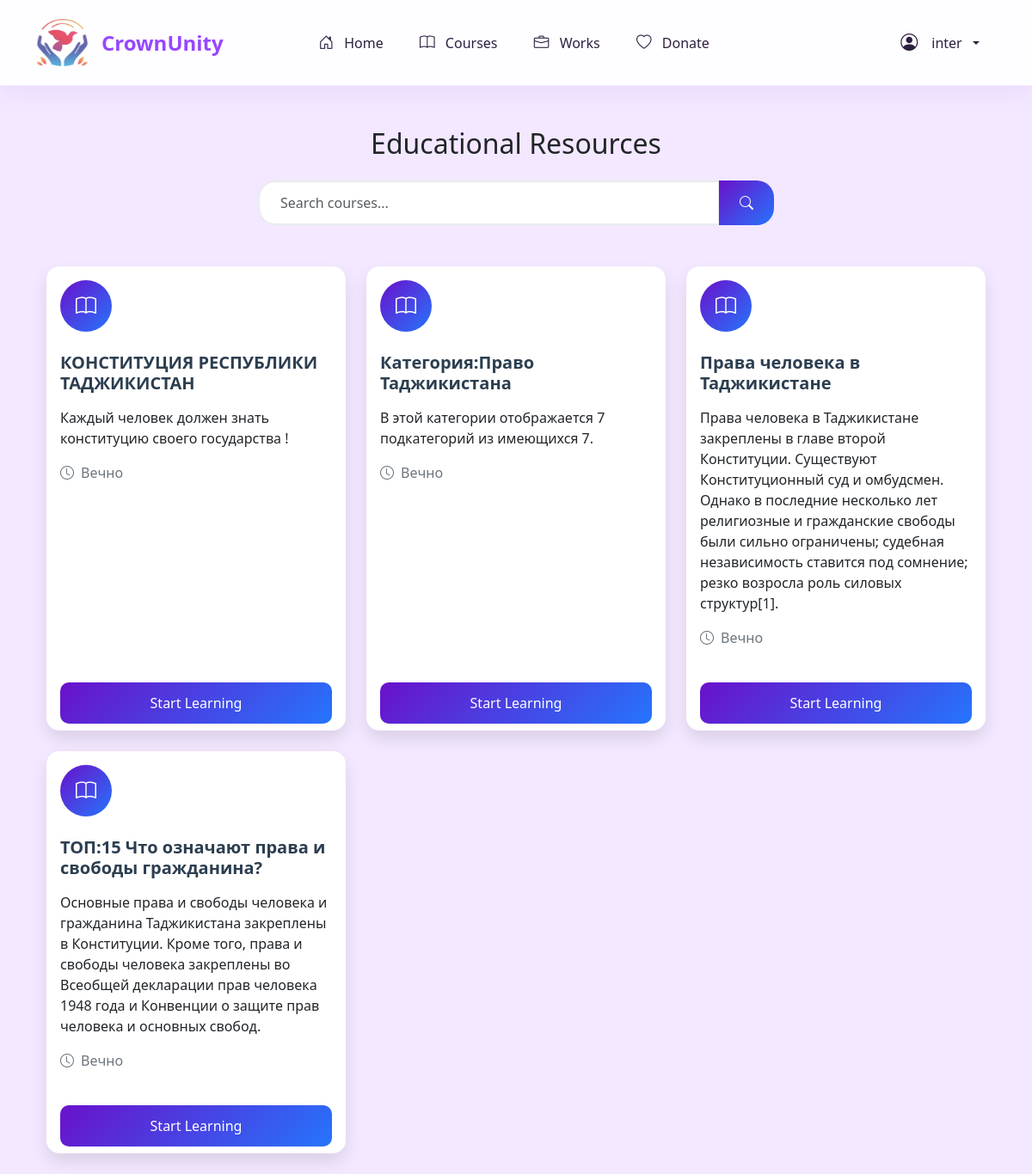
The page /courses/ (signed in) on the database its author committed.
### gender/models.py (models this page shows)
class User(AbstractUser):
    ROLES = (
        ('admin', 'Administrator'),
        ('user', 'User'),
        ('volunteer', 'Volunteer'),
        ('donor', 'Donor'),
    )
    phone = models.CharField(max_length=20, blank=True)
    role = models.CharField(max_length=10, choices=ROLES, default='user')
    registration_date = models.DateTimeField(default=timezone.now)

class Course(models.Model):
    title = models.CharField(max_length=200)
    description = models.TextField()
    duration = models.CharField(max_length=50)
    materials_link = models.URLField()

### gender/views.py (the view)
# urls.py: path('courses/', CourseListView.as_view(), name='courses'),
class CourseListView(LoginRequiredMixin, ListView):
    model = Course
    template_name = 'gender/courses.html'
    context_object_name = 'courses'
    def get_queryset(self):
        return Course.objects.all().order_by('title')

### gender/templates/gender/courses.html (shortened to what this page needs)
{% extends 'gender/base.html' %}
{% load django_bootstrap5 %}
{% block content %}
<div class="container mt-5">
    <div class="row mb-4">
        <div class="col-12">
            <h2 class="text-center mb-4">Educational Resources</h2>
            <div class="search-bar mb-4">
                <div class="input-group">
                    <input type="text" class="form-control" placeholder="Search courses..." id="courseSearch">
                    <button class="btn btn-primary" type="button">
                        <i class="bi bi-search"></i>
                    </button>
                </div>
            </div>
        </div>
    </div>
    <div class="row">
        {% for course in courses %}
        <div class="col-md-6 col-lg-4 mb-4">
            <div class="card course-card h-100">
                <div class="card-body">
                    <div class="course-icon">
                        <i class="bi bi-book"></i>
                    </div>
                    <h5 class="card-title">{{ course.title }}</h5>
                    <p class="card-text">{{ course.description }}</p>
                    <div class="course-meta">
                        <span class="duration">
                            <i class="bi bi-clock"></i> {{ course.duration }}
                        </span>
                    </div>
                </div>
                <div class="card-footer bg-transparent border-0">
                    <a href="{{ course.materials_link }}" class="btn btn-primary btn-block w-100">
                        Start Learning
                    </a>
                </div>
            </div>
        </div>
        {% endfor %}
    </div>
</div>
{% endblock %}

### gender/templates/gender/base.html (shortened to what this page needs)
<!DOCTYPE html>
<html lang="en">
<head>
    {% load static %}
    {% load django_bootstrap5 %}
    {% bootstrap_css %}
    <link rel="stylesheet" href="https://cdn.jsdelivr.net/npm/bootstrap-icons@1.11.3/font/bootstrap-icons.min.css">
</head>
<body>
    <nav class="navbar navbar-expand-lg">
        <div class="container">
            <a class="navbar-brand" href="{% url 'landing' %}">
                <img style="height:55px;width: 60px;" src="{% static "gender/logo.jpg" %}" alt="">
                <p> </p>CrownUnity
            </a>
            <div class="collapse navbar-collapse" id="navbarNav">
                {% if user.is_authenticated %}
                <ul class="navbar-nav">
                    <li class="nav-item">
                        <a class="nav-link" href="{% url 'home' %}">
                            <i class="bi bi-house-door"></i> Home
                        </a>
                    </li>
                    <li class="nav-item">
                        <a class="nav-link {% if request.resolver_match.url_name == 'courses' %}active{% endif %}"
                           href="{% url 'courses' %}">
                            <i class="bi bi-book"></i> Courses
                        </a>
                    </li>
                    <li class="nav-item">
                        <a class="nav-link {% if request.resolver_match.url_name == 'work_list' %}active{% endif %}"
                           href="{% url 'work_list' %}">
                            <i class="bi bi-briefcase"></i> Works
                        </a>
                    </li>
                    <li class="nav-item">
                        <a class="nav-link" href="{% url 'donate' %}">
                            <i class="bi bi-heart"></i> Donate
                        </a>
                    </li>
                </ul>
                {% endif %}
                <div class="nav-auth-buttons">
                    {% if user.is_authenticated %}
                        <div class="nav-item dropdown profile-dropdown">
                            <a class="nav-link dropdown-toggle" href="#" id="navbarDropdown" role="button" data-bs-toggle="dropdown" aria-expanded="false">
                                <i class="bi bi-person-circle fs-5"></i>
                                <span>{{ user.username }}</span>
                            </a>
                        </div>
                    {% endif %}
                </div>
            </div>
        </div>
    </nav>
    <div class="container mt-4">
        {% block content %}{% endblock %}
    </div>
</body>
</html>

### gender/templates/gender/base.html (style rules this page uses)
:root { --primary-purple: #9747FF; --secondary-purple: #B07CFF; --light-purple: #F3E8FF; --accent-pink: #FF69B4; --text-dark: #2D1F3F; }
body { font-family: 'Segoe UI', system-ui, -apple-system, sans-serif; background-color: var(--light-purple); min-height: 100vh; top: 0 !important; }
.navbar { background: rgba(255, 255, 255, 0.9) !important; backdrop-filter: blur(10px); box-shadow: 0 4px 30px rgba(151, 71, 255, 0.1); border-bottom: 1px solid rgba(151, 71, 255, 0.1); padding: 1.5rem 0; transition: all 0.3s ease; position: relative; z-index: 1000; height: 100px; }
.navbar-brand { font-weight: 700; font-size: 1.5rem; color: var(--primary-purple) !important; display: flex; align-items: center; gap: 0.5rem; transition: all 0.3s ease; }
.nav-link { color: var(--text-dark) !important; font-weight: 500; padding: 0.5rem 1rem; border-radius: 10px; transition: all 0.3s ease; margin: 0 0.2rem; }
.nav-link i { margin-right: 0.5rem; font-size: 1.1rem; }
.nav-auth-buttons { margin-left: auto; display: flex; align-items: center; gap: 10px; position: relative; }
.profile-dropdown { position: relative; }
.profile-dropdown .nav-link { display: flex; align-items: center; gap: 0.5rem; padding: 0.5rem 1rem; border-radius: 50px; transition: all 0.3s ease; }
.navbar-nav { margin: 0 auto; display: flex; gap: 20px; }
.nav-item { display: flex; align-items: center; }
.navbar-brand { animation: fadeIn 0.5s ease-out; }
.nav-link { animation: slideIn 0.5s ease-out; animation-fill-mode: both; }
.nav-item:nth-child(1) .nav-link { animation-delay: 0.1s; }
.nav-item:nth-child(2) .nav-link { animation-delay: 0.2s; }
.nav-item:nth-child(3) .nav-link { animation-delay: 0.3s; }
.nav-item:nth-child(4) .nav-link { animation-delay: 0.4s; }

### gender/templates/gender/courses.html (style rules this page uses)
.search-bar { max-width: 600px; margin: 0 auto; }
.search-bar .form-control { border-radius: 20px 0 0 20px; padding: 0.75rem 1.5rem; border: 2px solid #e9ecef; }
.search-bar .btn { border-radius: 0 20px 20px 0; padding: 0.75rem 1.5rem; }
.course-card { border-radius: 15px; border: none; box-shadow: 0 10px 20px rgba(0,0,0,0.1); transition: transform 0.3s ease; }
.course-icon { width: 60px; height: 60px; background: linear-gradient(135deg, #6a11cb, #2575fc); border-radius: 50%; display: flex; align-items: center; justify-content: center; margin-bottom: 1.5rem; }
.course-icon i { font-size: 1.5rem; color: white; }
.card-title { font-weight: 600; margin-bottom: 1rem; color: #2c3e50; }
.course-meta { margin: 1rem 0; color: #6c757d; }
.duration { display: inline-flex; align-items: center; gap: 0.5rem; }
.btn-primary { background: linear-gradient(135deg, #6a11cb, #2575fc); border: none; padding: 0.75rem 1.5rem; border-radius: 10px; font-weight: 500; transition: all 0.3s ease; }

### rows shown on the page
User: username "inter"
Course: title "КОНСТИТУЦИЯ РЕСПУБЛИКИ ТАДЖИКИСТАН", description "Каждый человек должен знать конституцию своего государства !", duration "Вечно"
Course: title "Категория:Право Таджикистана", description "В этой категории отображается 7 подкатегорий из имеющихся 7.", duration "Вечно"
Course: title "Права человека в Таджикистане", description "Права человека в Таджикистане закреплены в главе второй Конституции. Существуют Конституционный суд и омбудсмен. Однако в последние несколько лет религиозные и гражданские свободы были сильно ограничены; судебная независимость ставится под сомнение; резко возросла роль силовых структур[1].", duration "Вечно"
Course: title "ТОП:15 Что означают права и свободы гражданина?", description "Основные права и свободы человека и гражданина Таджикистана закреплены в Конституции. Кроме того, права и свободы человека закреплены во Всеобщей декларации прав человека 1948 года и Конвенции о защите прав человека и основных свобод.", duration "Вечно"
